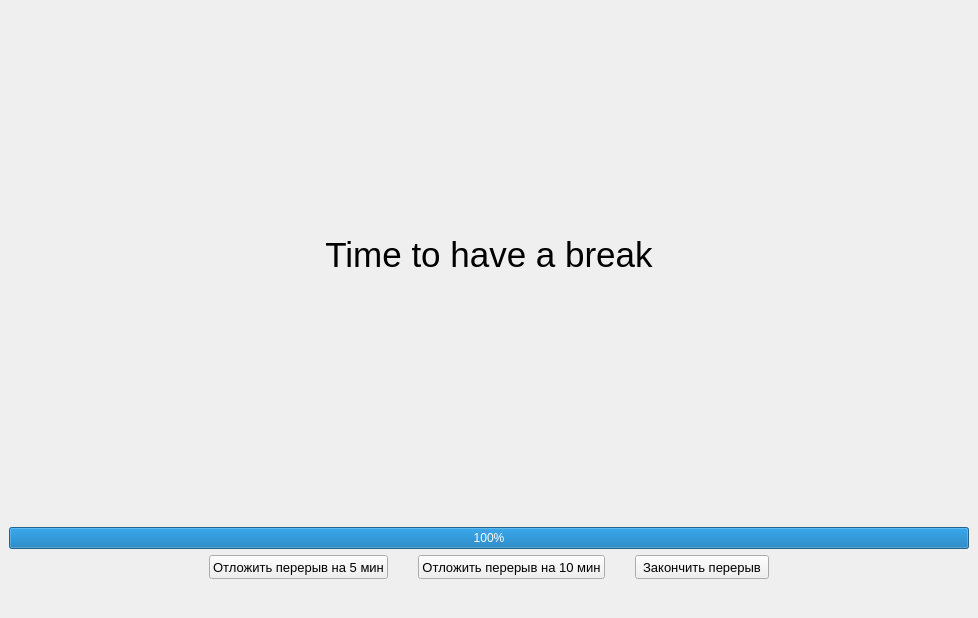
<?xml version="1.0" encoding="UTF-8"?>
<ui version="4.0">
 <author>Aleksey Leskov</author>
 <class>MainWindow</class>
 <widget class="QMainWindow" name="MainWindow">
  <property name="geometry">
   <rect>
    <x>0</x>
    <y>0</y>
    <width>978</width>
    <height>618</height>
   </rect>
  </property>
  <property name="maximumSize">
   <size>
    <width>16777215</width>
    <height>16777215</height>
   </size>
  </property>
  <property name="font">
   <font>
    <weight>50</weight>
    <bold>false</bold>
    <strikeout>false</strikeout>
   </font>
  </property>
  <property name="windowTitle">
   <string>Resty</string>
  </property>
  <widget class="QWidget" name="centralwidget">
   <layout class="QVBoxLayout" name="verticalLayout_2">
    <item>
     <spacer name="verticalSpacer_2">
      <property name="orientation">
       <enum>Qt::Vertical</enum>
      </property>
      <property name="sizeHint" stdset="0">
       <size>
        <width>20</width>
        <height>40</height>
       </size>
      </property>
     </spacer>
    </item>
    <item>
     <widget class="QLabel" name="lbl_rest_message_text">
      <property name="font">
       <font>
        <pointsize>26</pointsize>
       </font>
      </property>
      <property name="contextMenuPolicy">
       <enum>Qt::PreventContextMenu</enum>
      </property>
      <property name="frameShadow">
       <enum>QFrame::Plain</enum>
      </property>
      <property name="text">
       <string>Time to have a break</string>
      </property>
      <property name="alignment">
       <set>Qt::AlignCenter</set>
      </property>
     </widget>
    </item>
    <item>
     <spacer name="verticalSpacer">
      <property name="orientation">
       <enum>Qt::Vertical</enum>
      </property>
      <property name="sizeHint" stdset="0">
       <size>
        <width>20</width>
        <height>40</height>
       </size>
      </property>
     </spacer>
    </item>
    <item>
     <widget class="QLabel" name="lbl_remaining_rest_time">
      <property name="text">
       <string/>
      </property>
     </widget>
    </item>
    <item>
     <widget class="QProgressBar" name="rest_progress_bar">
      <property name="maximum">
       <number>100</number>
      </property>
      <property name="value">
       <number>100</number>
      </property>
     </widget>
    </item>
    <item>
     <layout class="QHBoxLayout" name="horizontalLayout_5">
      <property name="spacing">
       <number>30</number>
      </property>
      <property name="leftMargin">
       <number>200</number>
      </property>
      <property name="rightMargin">
       <number>200</number>
      </property>
      <property name="bottomMargin">
       <number>30</number>
      </property>
      <item>
       <widget class="QPushButton" name="btn_move_rest_by_5_min">
        <property name="minimumSize">
         <size>
          <width>0</width>
          <height>24</height>
         </size>
        </property>
        <property name="font">
         <font>
          <pointsize>10</pointsize>
         </font>
        </property>
        <property name="text">
         <string>Отложить перерыв на 5 мин</string>
        </property>
       </widget>
      </item>
      <item>
       <widget class="QPushButton" name="btn_move_rest_by_10_min">
        <property name="minimumSize">
         <size>
          <width>0</width>
          <height>24</height>
         </size>
        </property>
        <property name="maximumSize">
         <size>
          <width>16777215</width>
          <height>16777215</height>
         </size>
        </property>
        <property name="font">
         <font>
          <pointsize>10</pointsize>
         </font>
        </property>
        <property name="text">
         <string>Отложить перерыв на 10 мин</string>
        </property>
       </widget>
      </item>
      <item>
       <widget class="QPushButton" name="btn_finish_rest">
        <property name="minimumSize">
         <size>
          <width>0</width>
          <height>24</height>
         </size>
        </property>
        <property name="font">
         <font>
          <pointsize>10</pointsize>
         </font>
        </property>
        <property name="text">
         <string>Закончить перерыв</string>
        </property>
       </widget>
      </item>
     </layout>
    </item>
   </layout>
  </widget>
 </widget>
 <resources/>
 <connections/>
</ui>
